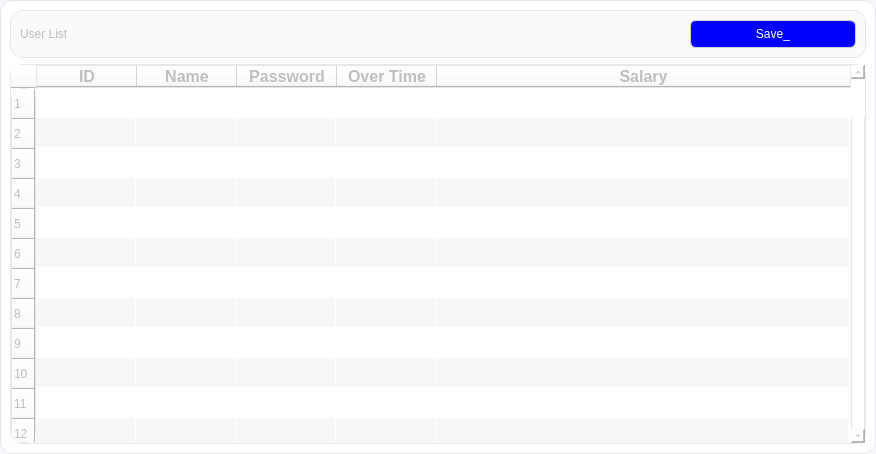
<?xml version="1.0" encoding="UTF-8"?>
<ui version="4.0">
 <class>user_root</class>
 <widget class="QWidget" name="user_root">
  <property name="enabled">
   <bool>false</bool>
  </property>
  <property name="geometry">
   <rect>
    <x>0</x>
    <y>0</y>
    <width>876</width>
    <height>454</height>
   </rect>
  </property>
  <property name="maximumSize">
   <size>
    <width>900</width>
    <height>1000</height>
   </size>
  </property>
  <property name="windowTitle">
   <string>Form</string>
  </property>
  <property name="styleSheet">
   <string notr="true">background-color: #F5F7FA;
</string>
  </property>
  <layout class="QHBoxLayout" name="horizontalLayout">
   <property name="spacing">
    <number>0</number>
   </property>
   <property name="leftMargin">
    <number>0</number>
   </property>
   <property name="topMargin">
    <number>0</number>
   </property>
   <property name="rightMargin">
    <number>0</number>
   </property>
   <property name="bottomMargin">
    <number>0</number>
   </property>
   <item>
    <widget class="QFrame" name="frame">
     <property name="styleSheet">
      <string notr="true">
    background-color: #FFFFFF;
    border-radius: 12px;
    border: 1px solid #E5E7EB;

</string>
     </property>
     <property name="frameShape">
      <enum>QFrame::StyledPanel</enum>
     </property>
     <property name="frameShadow">
      <enum>QFrame::Raised</enum>
     </property>
     <layout class="QVBoxLayout" name="verticalLayout_2">
      <item>
       <layout class="QVBoxLayout" name="verticalLayout" stretch="1,15">
        <item>
         <widget class="QFrame" name="frame_2">
          <property name="styleSheet">
           <string notr="true">background-color: rgb(250,250,250)
</string>
          </property>
          <property name="frameShape">
           <enum>QFrame::StyledPanel</enum>
          </property>
          <property name="frameShadow">
           <enum>QFrame::Raised</enum>
          </property>
          <layout class="QHBoxLayout" name="horizontalLayout_3">
           <item>
            <layout class="QHBoxLayout" name="horizontalLayout_2" stretch="2,2,1">
             <item>
              <widget class="QLabel" name="users_label">
               <property name="styleSheet">
                <string notr="true">border :none;
</string>
               </property>
               <property name="text">
                <string>User List </string>
               </property>
              </widget>
             </item>
             <item>
              <spacer name="horizontalSpacer">
               <property name="orientation">
                <enum>Qt::Horizontal</enum>
               </property>
               <property name="sizeHint" stdset="0">
                <size>
                 <width>598</width>
                 <height>20</height>
                </size>
               </property>
              </spacer>
             </item>
             <item>
              <widget class="QPushButton" name="Save_button">
               <property name="styleSheet">
                <string notr="true">QPushButton {
	background-color: blue;
    border: 1px solid #d0d0d0;
    color: #555;
    border-radius: 6px;
    padding: 6px 12px;
	color : white;
    
}

QPushButton:hover {
   
    border: 1px solid #c0c0c0;
	 background-color: lightgreen;
	color : black;
}

QPushButton:pressed {
    background-color: #dcdcdc;
}

</string>
               </property>
               <property name="text">
                <string>Save_</string>
               </property>
              </widget>
             </item>
            </layout>
           </item>
          </layout>
         </widget>
        </item>
        <item>
         <widget class="QTableWidget" name="tableWidget">
          <property name="enabled">
           <bool>false</bool>
          </property>
          <property name="font">
           <font>
            <pointsize>10</pointsize>
            <stylestrategy>PreferAntialias</stylestrategy>
           </font>
          </property>
          <property name="layoutDirection">
           <enum>Qt::LeftToRight</enum>
          </property>
          <property name="autoFillBackground">
           <bool>true</bool>
          </property>
          <property name="styleSheet">
           <string notr="true"/>
          </property>
          <property name="frameShadow">
           <enum>QFrame::Sunken</enum>
          </property>
          <property name="lineWidth">
           <number>1</number>
          </property>
          <property name="verticalScrollBarPolicy">
           <enum>Qt::ScrollBarAlwaysOn</enum>
          </property>
          <property name="sizeAdjustPolicy">
           <enum>QAbstractScrollArea::AdjustIgnored</enum>
          </property>
          <property name="autoScroll">
           <bool>true</bool>
          </property>
          <property name="autoScrollMargin">
           <number>28</number>
          </property>
          <property name="editTriggers">
           <set>QAbstractItemView::AllEditTriggers</set>
          </property>
          <property name="dragEnabled">
           <bool>true</bool>
          </property>
          <property name="dragDropOverwriteMode">
           <bool>false</bool>
          </property>
          <property name="alternatingRowColors">
           <bool>true</bool>
          </property>
          <property name="textElideMode">
           <enum>Qt::ElideMiddle</enum>
          </property>
          <property name="showGrid">
           <bool>true</bool>
          </property>
          <property name="gridStyle">
           <enum>Qt::NoPen</enum>
          </property>
          <property name="sortingEnabled">
           <bool>true</bool>
          </property>
          <property name="wordWrap">
           <bool>true</bool>
          </property>
          <property name="cornerButtonEnabled">
           <bool>false</bool>
          </property>
          <property name="rowCount">
           <number>100</number>
          </property>
          <property name="columnCount">
           <number>5</number>
          </property>
          <attribute name="horizontalHeaderVisible">
           <bool>true</bool>
          </attribute>
          <attribute name="horizontalHeaderCascadingSectionResizes">
           <bool>true</bool>
          </attribute>
          <attribute name="horizontalHeaderMinimumSectionSize">
           <number>100</number>
          </attribute>
          <attribute name="horizontalHeaderDefaultSectionSize">
           <number>100</number>
          </attribute>
          <attribute name="horizontalHeaderHighlightSections">
           <bool>true</bool>
          </attribute>
          <attribute name="horizontalHeaderShowSortIndicator" stdset="0">
           <bool>true</bool>
          </attribute>
          <attribute name="horizontalHeaderStretchLastSection">
           <bool>true</bool>
          </attribute>
          <attribute name="verticalHeaderVisible">
           <bool>true</bool>
          </attribute>
          <attribute name="verticalHeaderCascadingSectionResizes">
           <bool>true</bool>
          </attribute>
          <attribute name="verticalHeaderHighlightSections">
           <bool>true</bool>
          </attribute>
          <attribute name="verticalHeaderShowSortIndicator" stdset="0">
           <bool>true</bool>
          </attribute>
          <attribute name="verticalHeaderStretchLastSection">
           <bool>false</bool>
          </attribute>
          <row/>
          <row/>
          <row/>
          <row/>
          <row/>
          <row/>
          <row/>
          <row/>
          <row/>
          <row/>
          <row/>
          <row/>
          <row/>
          <row/>
          <row/>
          <row/>
          <row/>
          <row/>
          <row/>
          <row/>
          <row/>
          <row/>
          <row/>
          <row/>
          <row/>
          <row/>
          <row/>
          <row/>
          <row/>
          <row/>
          <row/>
          <row/>
          <row/>
          <row/>
          <row/>
          <row/>
          <row/>
          <row/>
          <row/>
          <row/>
          <row/>
          <row/>
          <row/>
          <row/>
          <row/>
          <row/>
          <row/>
          <row/>
          <row/>
          <row/>
          <row/>
          <row/>
          <row/>
          <row/>
          <row/>
          <row/>
          <row/>
          <row/>
          <row/>
          <row/>
          <row/>
          <row/>
          <row/>
          <row/>
          <row/>
          <row/>
          <row/>
          <row/>
          <row/>
          <row/>
          <row/>
          <row/>
          <row/>
          <row/>
          <row/>
          <row/>
          <row/>
          <row/>
          <row/>
          <row/>
          <row/>
          <row/>
          <row/>
          <row/>
          <row/>
          <row/>
          <row/>
          <row/>
          <row/>
          <row/>
          <row/>
          <row/>
          <row/>
          <row/>
          <row/>
          <row/>
          <row/>
          <row/>
          <row/>
          <row/>
          <column>
           <property name="text">
            <string>ID</string>
           </property>
           <property name="font">
            <font>
             <pointsize>12</pointsize>
             <bold>true</bold>
            </font>
           </property>
          </column>
          <column>
           <property name="text">
            <string>Name</string>
           </property>
           <property name="font">
            <font>
             <pointsize>12</pointsize>
             <bold>true</bold>
            </font>
           </property>
          </column>
          <column>
           <property name="text">
            <string>Password</string>
           </property>
           <property name="font">
            <font>
             <pointsize>12</pointsize>
             <bold>true</bold>
            </font>
           </property>
          </column>
          <column>
           <property name="text">
            <string>Over Time</string>
           </property>
           <property name="font">
            <font>
             <pointsize>12</pointsize>
             <bold>true</bold>
            </font>
           </property>
          </column>
          <column>
           <property name="text">
            <string>Salary</string>
           </property>
           <property name="font">
            <font>
             <pointsize>12</pointsize>
             <bold>true</bold>
            </font>
           </property>
          </column>
         </widget>
        </item>
       </layout>
      </item>
     </layout>
    </widget>
   </item>
  </layout>
 </widget>
 <resources/>
 <connections/>
</ui>
